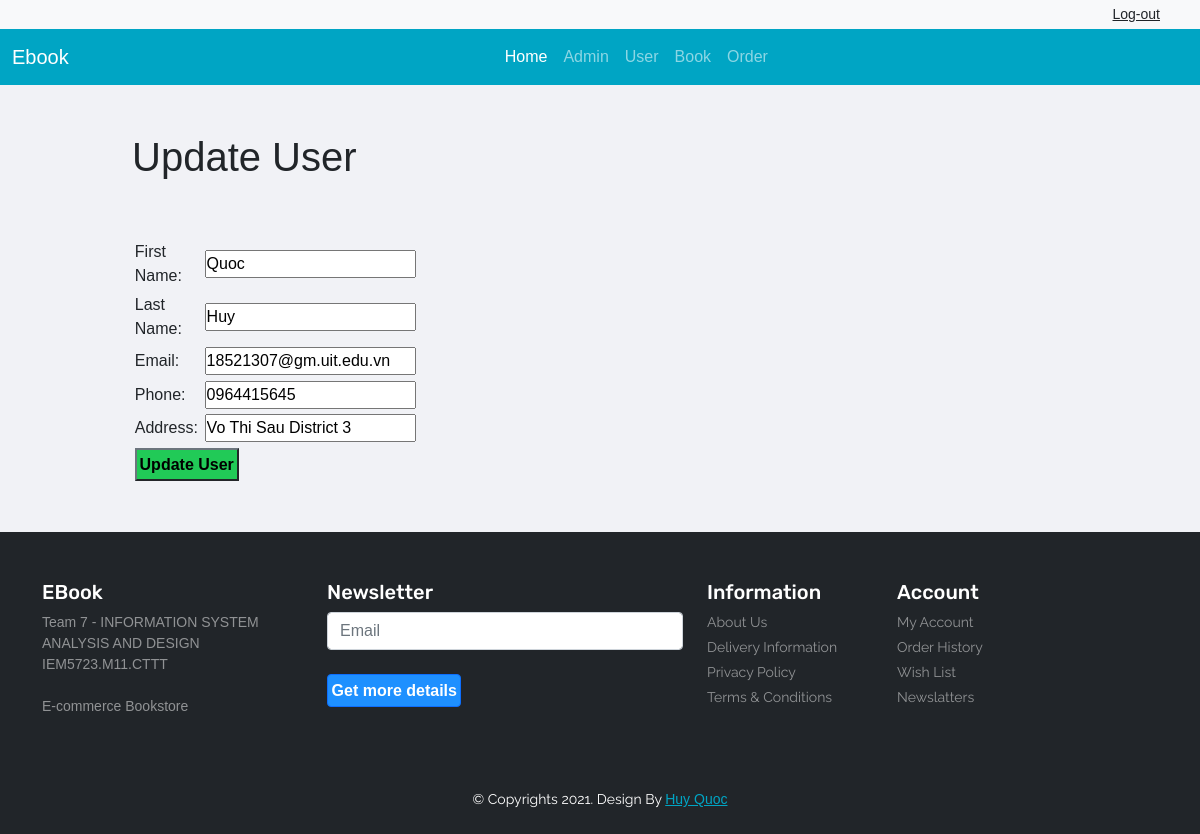
The page /admin/update_user.php?id=11 (signed in) on the database its author committed.
### tables this page shows
CREATE TABLE IF NOT EXISTS `user` (
  `userID` int(11) NOT NULL AUTO_INCREMENT,
  `firstName` varchar(100) DEFAULT NULL,
  `lastName` varchar(100) DEFAULT NULL,
  `email` varchar(200) NOT NULL,
  `contact` varchar(150) DEFAULT NULL,
  `address` varchar(255) DEFAULT NULL,
  `password` varchar(200) NOT NULL,
  `profileImage` varchar(255) DEFAULT NULL,
  `registerDate` datetime DEFAULT NULL,
  PRIMARY KEY (`userID`)
);

### admin/update_user.php (called while the page is built, shortened)
<?php
include ('header.php');
?>
<?php
include ('Template/update-user.php');
?>
<?php
include ('footer.php');
?>

### admin/Template/update-user.php (the view, shortened to what this page needs)
<div class= "main-content">
    <div class='wrapper'>
        <h1>Update User</h1>
        <br><br>
        <?php
        $id=$_GET['id'];
        $sql="SELECT * FROM user WHERE userID=$id";
        $res=mysqli_query($conn,$sql);
        if($res==true)
        {
            $count = mysqli_num_rows($res);
            if($count==1)
            {
                $rows=mysqli_fetch_assoc($res);
                $firstName=$rows['firstName'];
                $lastName=$rows['lastName'];
                $email=$rows['email'];
                $phone=$rows['contact'];
                $address=$rows['address'];
            }
            else
            {
                header('location:'.SITEURL.'admin/manage_user.php');
            }
        }
        ?>
        <form action="" method="POST">
            <table class="tbl-30">
                <tr>
                    <td>First Name:</td>
                    <td>
                        <input type="text" name="firstName" value="<?php echo $firstName; ?>">
                    </td>
                </tr>
                <tr>
                    <td>Last Name:</td>
                    <td>
                        <input type="text" name="lastName" value="<?php echo $lastName; ?>">
                    </td>
                </tr>
                <tr>
                    <td>Email:</td>
                    <td>
                        <input type="text" name="email" value="<?php echo $email; ?>">
                    </td>
                </tr>
                <tr>
                    <td>Phone:</td>
                    <td>
                        <input type="text" name="contact" value="<?php echo $phone; ?>">
                    </td>
                </tr>
                <tr>
                    <td>Address:</td>
                    <td>
                        <input type="text" name="address" value="<?php echo $address; ?>">
                    </td>
                </tr>
                <tr>
                    <td colspan="2">
                        <input type="submit" name="submit" value="Update User"class="btn-secondary">
                    </td>
                </tr>
            </table>
        </form>
    </div>
</div>

### admin/admin.css (style rules this page uses)
* { margin: 0; padding: 0; font-family: Arial, Helvetica, sans-serif; }
.wrapper { padding:1%; width: 80%; margin: 0 auto; }
.tbl-30 { width: 30%; }
table tr td { padding:1%; }
.btn-secondary { background-color:#21ca57; padding: 1%; color: #000;text-decoration: none; font-weight: bold; }
.main-content { background-color: #f1f2f6; padding:3% 0; }
* { margin: 0; padding: 0; }
::placeholder { color: rgb(201, 116, 20); }

### rows shown on the page
user: firstName "Quoc", lastName "Huy", email "18521307@gm.uit.edu.vn", contact "0964415645", address "Vo Thi Sau District 3"
